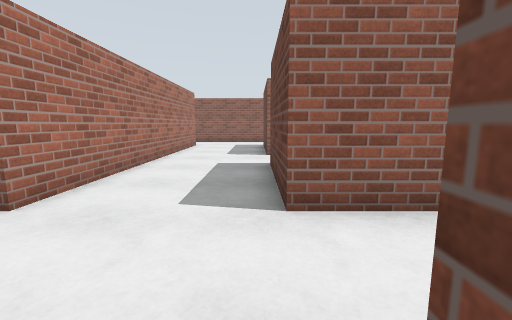
[1] (above)

23 first-person views from a walk through a Gazebo world. The camera is 1.2 m above the floor, tilts 8° down and sees 90° across. The floor is counted in squares, 1 m on a side. Each view is taken from the middle of a square. On the plan, view 1 faces up. The plan holds only what a view shows up to about 12 squares ahead; the rest is blank. Simple patterns stand in for the simulator's built-in surfaces. Simple shapes stand in for some stock models.

[2]
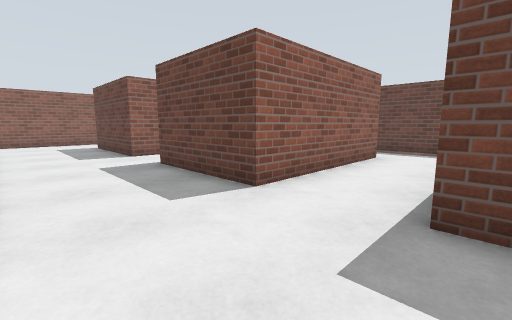

[3]
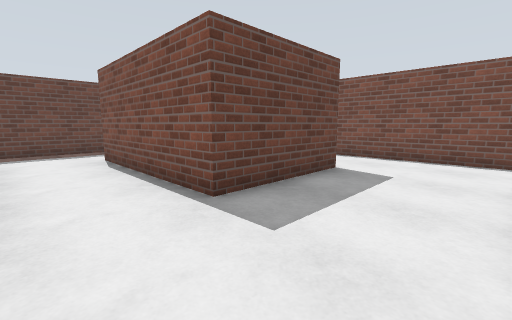

[4]
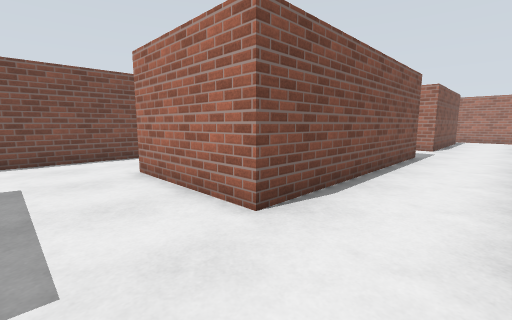

[5]
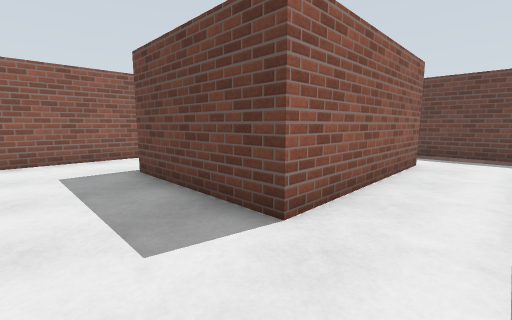

[6]
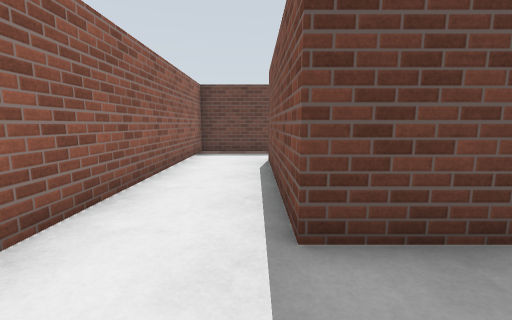

[7]
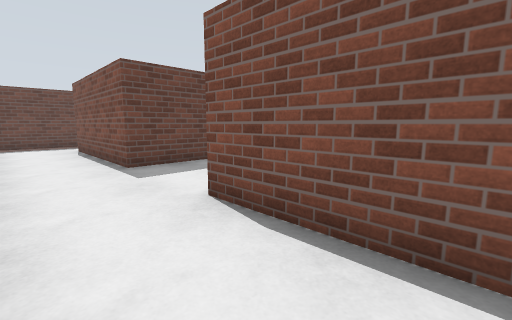

[8]
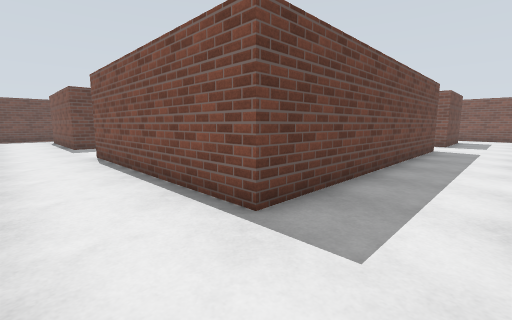

[9]
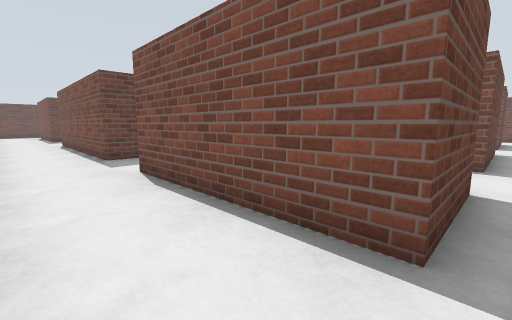

[10]
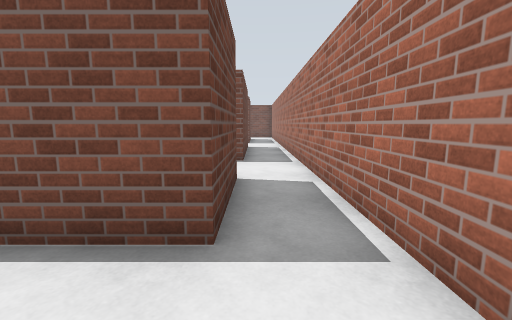

[11]
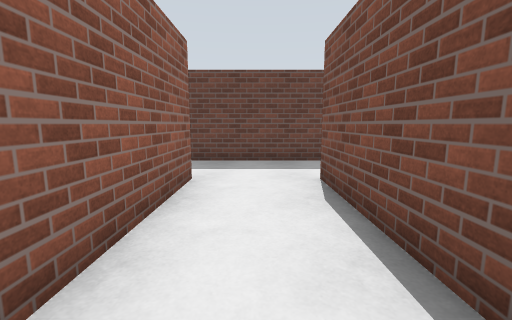

[12]
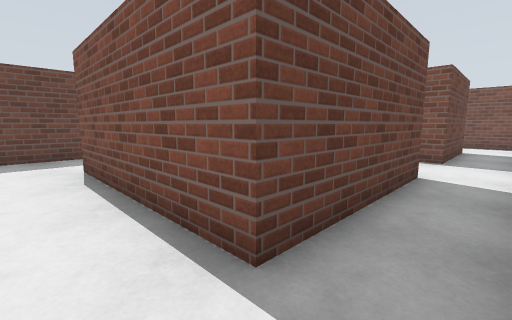

[13]
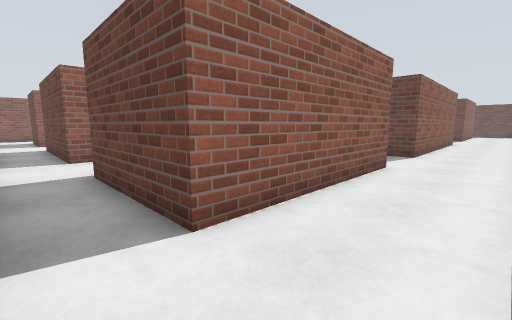

[14]
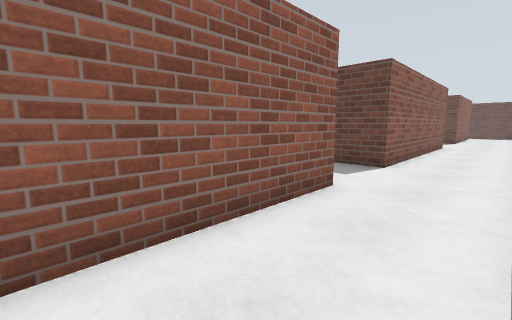

[15]
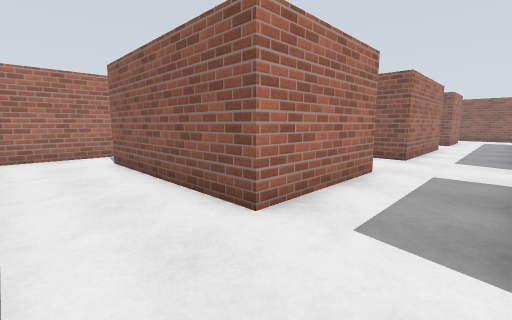

[16]
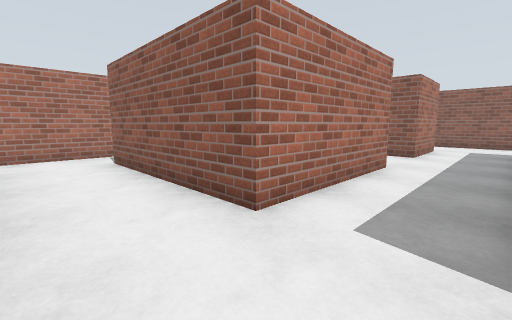

[17]
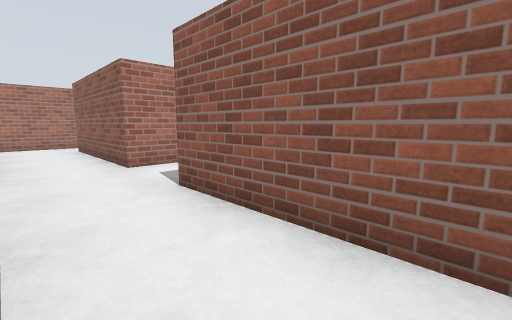

[18]
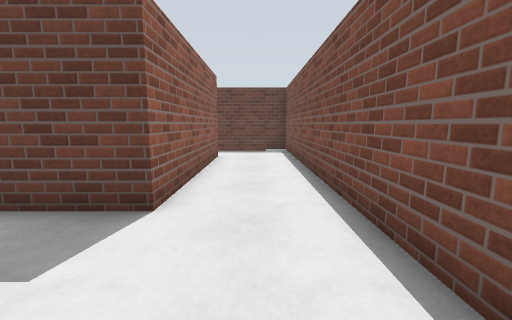

[19]
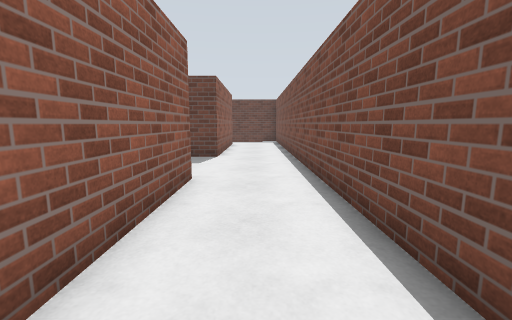

[20]
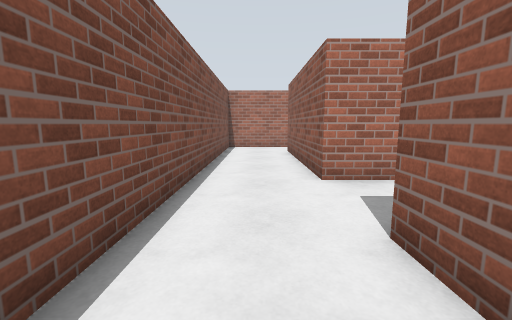

[21]
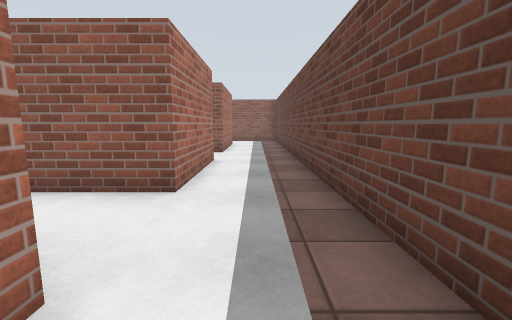

[22]
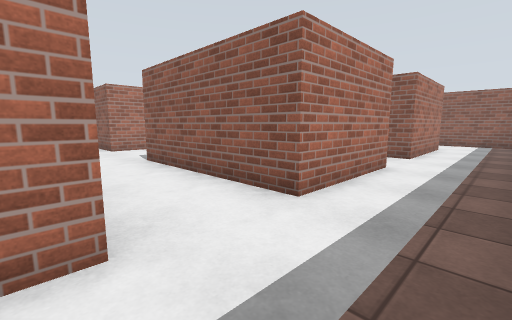

[23]
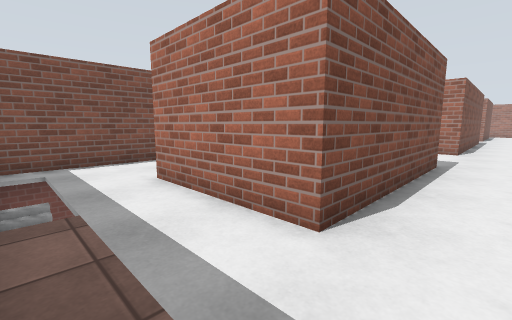

### Floor plan
Points are (right, up) in squares from view 1. A wall is a line through its corners. A room is listed if a view was taken in it or the views show most of it. See-through windows are left out.
Room 1 (views 1, 2, 3, 4, 5, 6, 18, 21, 22, 23)
walls: (0.4, 0.6) (6.6, 0.6) (6.6, -3.6) (0.4, -3.6) (0.4, 0.6); (6.6, 7.6) (6.6, 3.4) (0.4, 3.4) (0.4, 7.6); (0.4, 9.9) (0.4, 14.6) (6.6, 14.6) (6.6, 9.9) (0.4, 9.9); (9.4, -0.2) (9.4, 11); (-6.4, 0.6) (-3.4, 0.6) (-3.4, -3.6) (-6.4, -3.6); (-3.4, 12.1) (-3.4, 3.4) (-4.9, 3.4); (-6.6, -6.4) (9.1, -6.4); (9.4, 14.4) (9.4, 17.4) (-2.1, 17.4); (-6.4, 14.6) (-3.4, 14.6)
ways out: opening at (-7, -5) to room 2; opening at (-7, 1.5) to room 2; opening at (-6.5, 16.5) to room 2; open door at (-7.5, -3.5) to room 2; open door at (-7.5, 3.5) to room 2; open door at (-7.5, 14.5) to room 2; open door at (-7, -6.5) to room 2; open door at (3.5, 0.5); open door at (3.5, 3.5); open door at (3.5, 10)
Room 2 (views 7, 8, 9, 10, 11, 12, 13, 14, 15, 16, 17, 19, 20)
walls: (-14.4, 3.4) (-20.6, 3.4) (-20.6, 8.6) (-14.4, 8.6) (-14.4, 3.4); (-15.9, 0.6) (-14.4, 0.6) (-14.4, -3.6) (-20.6, -3.6) (-20.6, 0.6) (-19.9, 0.6); (-11.6, 0.6) (-6.4, 0.6); (-6.9, 3.4) (-11.6, 3.4) (-11.6, 14.6) (-6.4, 14.6); (-20.6, 11.4) (-20.6, 14.6) (-14.4, 14.6) (-14.4, 11.4) (-18.8, 11.4); (-12, 17.4) (-12.9, 17.4); (-6.4, -3.6) (-11.6, -3.6) (-11.6, -2); (-22.4, -3) (-22.4, -6.1); (-22.4, 15.7) (-22.4, 0.9); (-7.8, -6.4) (-6.6, -6.4); (-22, -6.4) (-10.2, -6.4)
ways out: opening at (-7, -5) to room 1; opening at (-7, 1.5) to room 1; opening at (-6.5, 16.5) to room 1; open door at (-7.5, -3.5) to room 1; open door at (-7.5, 3.5) to room 1; open door at (-7.5, 14.5) to room 1; open door at (-7, -6.5) to room 1; open door at (-17.5, 0.5); open door at (-17.5, 11.5)

Where each view was taken, in squares from view 1:
view 1: 0 up, 0 right, facing up
view 2: 0 up, 3 left, facing up-right
view 3: 3 up, 3 left, facing down-right
view 4: 3 up, 1 left, facing down-left
view 5: 8 up, 2 left, facing up-right
view 6: 15 up, 2 left, facing right
view 7: 17 up, 7 left, facing down-right
view 8: 17 up, 14 left, facing down-right
view 9: 17 up, 21 left, facing down-right
view 10: 17 up, 21 left, facing down
view 11: 10 up, 20 left, facing right
view 12: 10 up, 22 left, facing down-right
view 13: 6 down, 22 left, facing up-right
view 14: 6 down, 19 left, facing up-right
view 15: 6 down, 12 left, facing up-left
view 16: 1 up, 12 left, facing up-left
view 17: 1 up, 7 left, facing up-left
view 18: 5 down, 3 left, facing right
view 19: 5 down, 9 left, facing right
view 20: 5 down, 9 left, facing left
view 21: 1 down, 8 right, facing up
view 22: 0 up, 9 right, facing up-left
view 23: 2 up, 9 right, facing down-left
